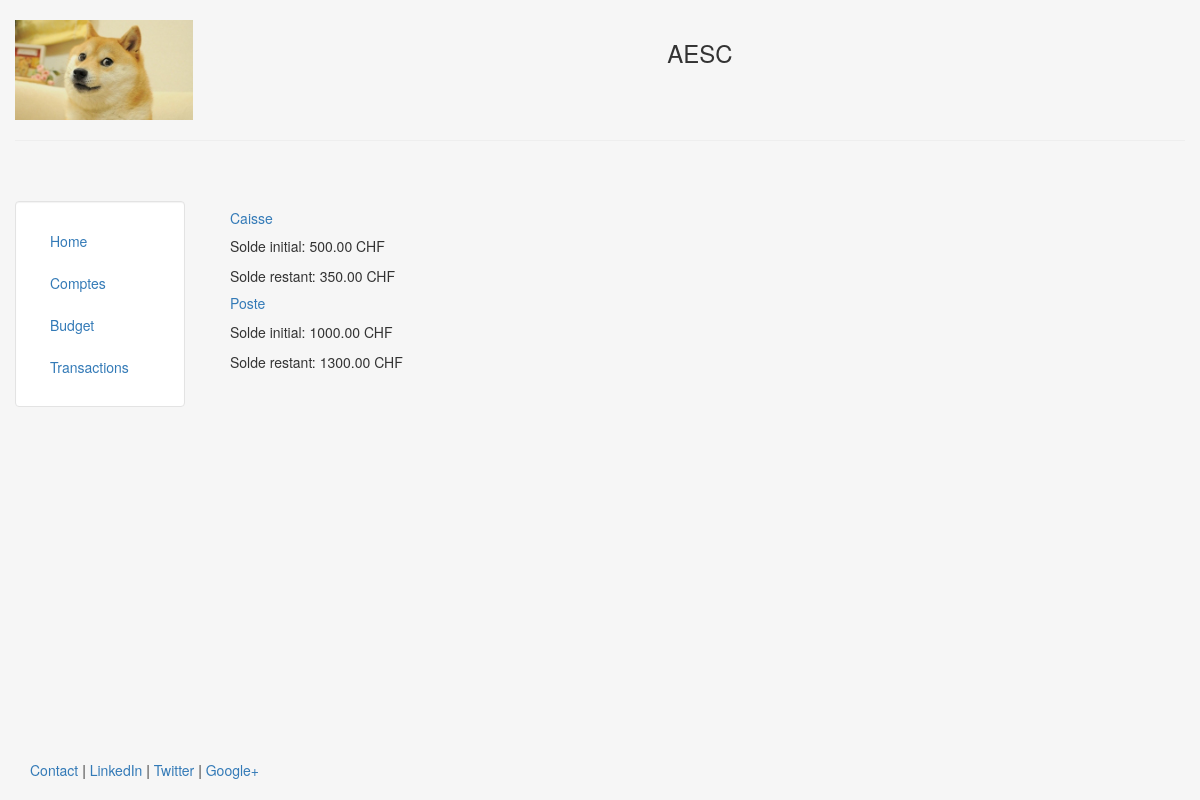
Before: /comptes with the older database file.
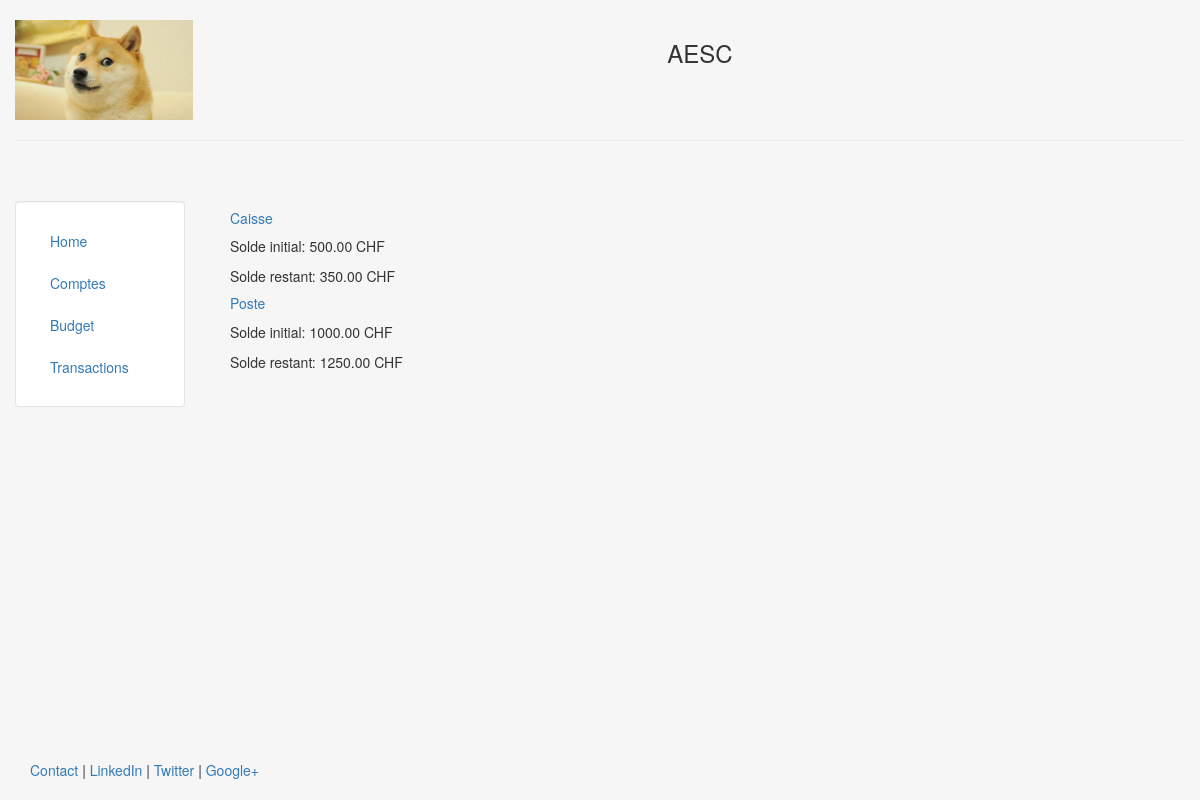
After: the same page with the newer database file.
### compta/models.py (models this page shows, shortened)
class Compte(models.Model):
    nom = models.CharField(max_length = 140)
    somme_depart = models.DecimalField( max_digits=11, decimal_places=2)
    somme_actuelle = models.DecimalField(max_digits=11, decimal_places=2)

### templates/compta/compte.html
{% extends "compta/header.html" %}
{% block content %}
	{% for c in object_list %}
		<h5><a href="/compte/{{c.id}}">  {{ c.nom }}</a></h5>
        <p>Solde initial: {{ c.somme_depart }} CHF</p>
        <p>Solde restant: {{ c.somme_actuelle }} CHF</p>
	{% endfor %}
{% endblock %}

Changed rows visible on the page:
changed Compte "Poste": somme_actuelle "1300.00" → "1250.00"
